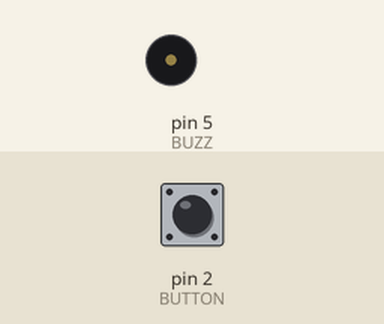
Recording of a sketch running on a simulated Arduino Uno, built with avr-gcc and run on an emulated ATmega328P. Parts: buzzer (waves = sounding). Inputs (shaded band) come from the test bench; at power-on: pin 2 (BUTTON) LOW.

Above: at 1.2 s.
1.3 s: pin 2 (BUTTON) pulled HIGH for 0.15 s
At 2.5 s:
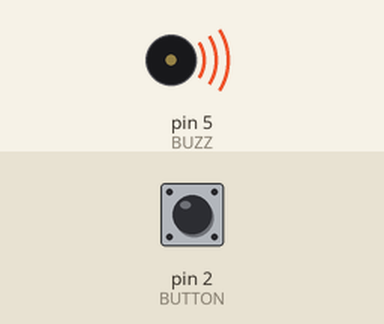
4.3 s: pin 2 (BUTTON) pulled HIGH for 3.2 s
At 9.4 s:
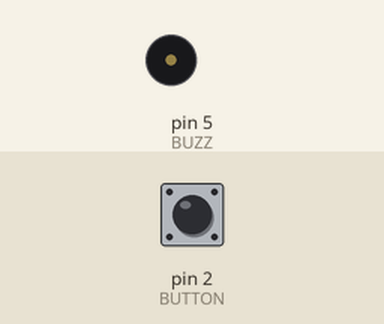
Timing chart, 0 to 10.9 s (numbered marks = the images above; inputs shaded):
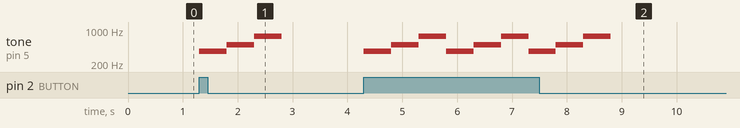

The sketch:

E1_T1.ino
```cpp
/*
Task: Write a program that rings the buzzer every time the button is
pressed, using an interrupt and ISR to control the buzzer. (Edit March 4) You
should not be polling the button in the `loop()` method. Implement a two-tone
buzz (or feel free to get more creative with your chime!).
*/

#define BUTTON 2
#define BUZZ 5
bool on = false;

// Interupt Service Routine
void isr() {
  on = !on;
}

void setup() {
  pinMode(BUZZ, OUTPUT);
  pinMode(BUTTON, INPUT);
  attachInterrupt(digitalPinToInterrupt(BUTTON), isr, CHANGE);
}

void loop() {
  if(on) {
    tone(BUZZ, 370);
    delay(500);
    tone(BUZZ, 493);
    delay(500);
    tone(BUZZ, 740);
    delay(500);
  } else {
    noTone(BUZZ);
  }
}
```

Measured:
- after the input at 1.3 s, tone on pin 5 (BUZZ): silent → 370 Hz at once, → 493 Hz 0.50 s later, → 740 Hz 0.50 s later, → silent 0.50 s later
- after the input at 4.3 s, tone on pin 5 (BUZZ): silent → 370 Hz at once, then repeats every 1.5 s: 493 Hz 0.50 s, 740 Hz 0.50 s, 370 Hz 0.50 s, until it stays silent from 8.8 s
